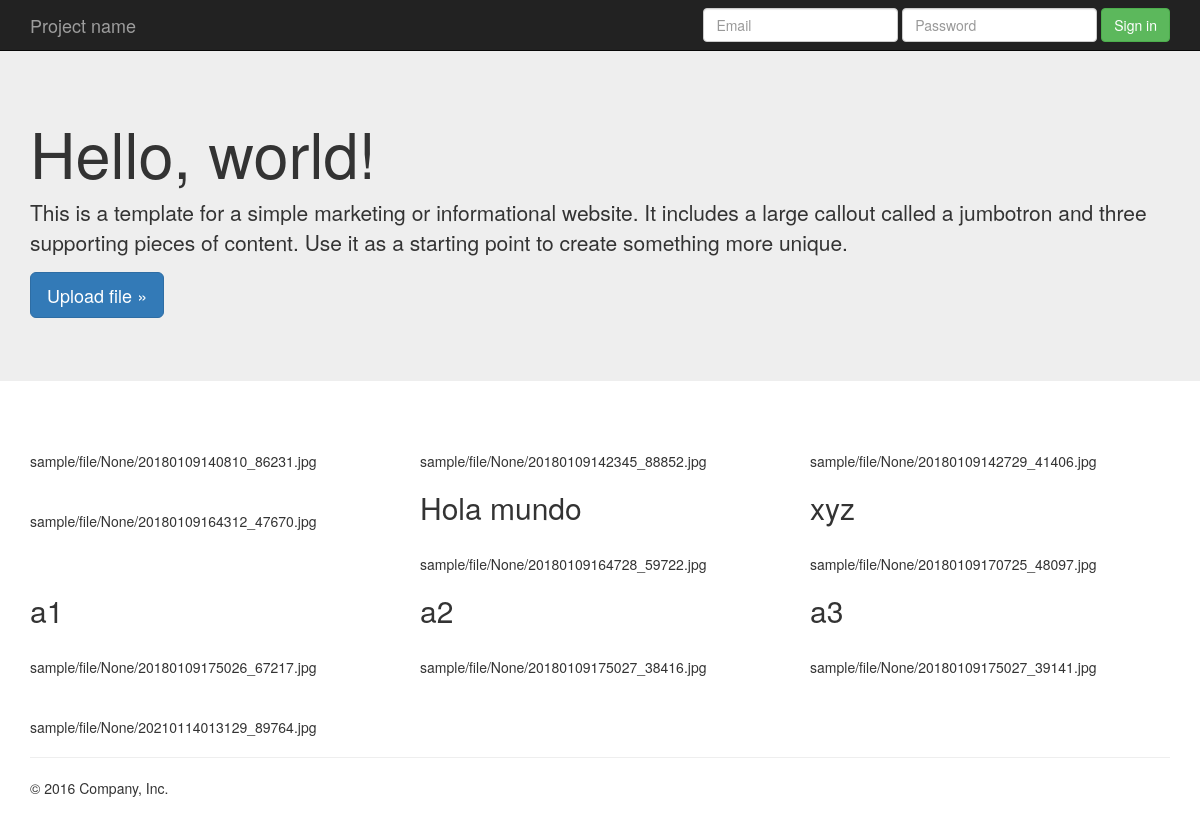
The page / on the database its author committed.
### sample/models.py (models this page shows)
class File(models.Model):
    file_type = models.ForeignKey(FileType, verbose_name=_('Tipo de archivo'), blank=True, default=None, null=True, on_delete=models.SET_NULL)
    file = models.FileField(upload_to=upload_file_path, blank=True, default=None, null=True)
    description = models.CharField(verbose_name=_('Descripción'), max_length=200, blank=True, default=None, null=True)
    is_visible = models.BooleanField(verbose_name=_('Es visible'), default=False, null=False)
    order = models.PositiveSmallIntegerField(verbose_name=_('Orden'), blank=True, default=None, null=True)
    add_date = models.DateTimeField(verbose_name=_('Fecha de alta'), auto_now_add=True)

### sample/views.py (the view)
# urls.py: 2. Add a URL to urlpatterns:  url(r'^$', views.home, name='home')
def home(request):
    files = File.objects.all()
    form = FileForm()
    return render(request, 'home.html', {'files': files, 'form': form})

### sample/forms.py
class FileForm(forms.ModelForm):
    file_type = forms.ModelChoiceField(
        widget=forms.Select(
            attrs={
                'class': 'form-control',
                'onchange': 'generate_upload_widget(this.value)'
            },
        ),
        empty_label=_('Seleccione...'),
        label=_(u'Tipo de archivo o documento'),
        queryset=FileType.objects.all(),
        required=False
    )
    file = forms.FileField(
        widget=forms.FileInput(
            attrs={
                'class': 'hidden',
            }
        ),
        label=False,
        required=False
    )
    description = forms.CharField(
        widget=forms.Textarea(
            attrs={
                'class': 'form-control',
                'rows': 1,
                'style': 'resize: vertical;'
            }
        ),
        label=_(u'Descripción'),
        required=False,
        error_messages={
            'required': _(u'Debe escribir la descripción del daño'),
        },
    )
    def __init__(self, *args, **kwargs):
        super(FileForm, self).__init__(*args, **kwargs)
    class Meta:
        model = File
        fields = ['file_type', 'file', 'description']

### sample/models.py (called while the page is built)
    def __str__(self):
        return '%s' % self.name

### sample/templates/home.html (shortened to what this page needs)
{% extends "base.html" %}
{% load i18n %}
{% load static %}
{% block content %}
    <div class="row">
        {% for file in files %}
            <div class="col-md-4">
                <h2>{{ file.description }}</h2>
                <br>
                {{ file.file }}
            </div>
        {% endfor %}
    </div>
{% endblock %}

### templates/base.html (shortened to what this page needs)
{% load static %}
<!DOCTYPE html>
<html lang="en">
<head>
    <link rel="stylesheet" type="text/css"
      href="{% static 'plupload-2.3.6/jquery.ui.plupload/css/jquery.ui.plupload.css' %}"/>
    <link href="{% static 'css/bootstrap.min.css' %}" rel="stylesheet">
    <link href="{% static 'css/jumbotron.css' %}" rel="stylesheet">
    <link href="{% static 'css/jquery-ui.min.css' %}" rel="stylesheet">
</head>
<body>
<nav class="navbar navbar-inverse navbar-fixed-top">
    <div class="container">
        <div class="navbar-header">
            <a class="navbar-brand" href="#">Project name</a>
        </div>
        <div id="navbar" class="navbar-collapse collapse">
            <form class="navbar-form navbar-right">
                <div class="form-group">
                    <input type="text" placeholder="Email" class="form-control">
                </div>
                <div class="form-group">
                    <input type="password" placeholder="Password" class="form-control">
                </div>
                <button type="submit" class="btn btn-success">Sign in</button>
            </form>
        </div>
    </div>
</nav>
<div class="jumbotron">
    <div class="container">
        <h1>Hello, world!</h1>
        <p>This is a template for a simple marketing or informational website. It includes a large callout called a
            jumbotron and three supporting pieces of content. Use it as a starting point to create something more
            unique.</p>
        <p><a class="btn btn-primary btn-lg" href="#" role="button" data-toggle="modal" data-target="#myModal">Upload file &raquo;</a></p>
    </div>
</div>
<div class="container">
    {% block content %}{% endblock %}
    <hr>
    <footer>
        <p>&copy; 2016 Company, Inc.</p>
    </footer>
</div>
</body>
</html>

### files/css/jumbotron.css (style rules this page uses)
body { padding-top: 50px; padding-bottom: 20px; }

### rows shown on the page
File: file "sample/file/None/20180109140810_86231.jpg"
File: file "sample/file/None/20180109142345_88852.jpg"
File: file "sample/file/None/20180109142729_41406.jpg"
File: file "sample/file/None/20180109164312_47670.jpg"
File: description "Hola mundo", file "sample/file/None/20180109164728_59722.jpg"
File: description "xyz", file "sample/file/None/20180109170725_48097.jpg"
File: description "a1", file "sample/file/None/20180109175026_67217.jpg"
File: description "a2", file "sample/file/None/20180109175027_38416.jpg"
File: description "a3", file "sample/file/None/20180109175027_39141.jpg"
File: file "sample/file/None/20210114013129_89764.jpg"
